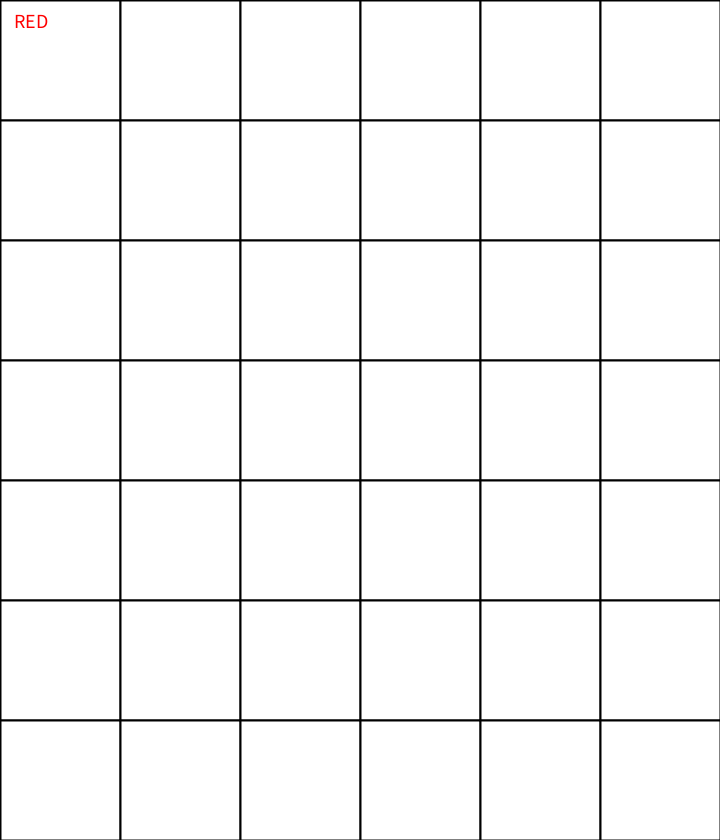
Frame 1 (no input)
Frame 60 (the mouse pressed at the canvas centre just before this capture): identical to frame 1, image omitted
Frame 120 (the mouse held since frame 60 and released just before this capture): identical to frame 1, image omitted

The Processing sketch that drew this single still picture (run headless with seeded random() and noise(); from frame 60 on, the mouse is pressed at the canvas centre):

// Processing sketch: connectFourBot
// ── connectFourBot.pde
//______________________________________________________________________________________________________________________________________________________
// # STUFF YOU CAN CHANGE

int difficulty = 12; //4-13, bot difficulty (only for 1 player, less than 4 literally it can't play, 13 may take a while)
int players = 1;
int cols = 6, rows = 7;
//______________________________________________________________________________________________________________________________________________________

int borderX;
int borderY;
int lx;
int ly;
int p;
int x1V, x2V, y1V, y2V;
int freeSpots;
boolean redWins = false;
boolean yellowWins = false;
boolean loading = false;
boolean clickable = true;
int botX = -1, botY = -1;
int count1 = 0;
int count2 = 0;
boolean gameAlive = true;
String[][] grid0 = new String[cols][rows];

void setup() {
  size(720, 840);
  lx = width/cols;
  ly = height/rows;
  borderX = lx/8;
  borderY = ly/8;
  p = 1;
  freeSpots = cols*rows;
  for (int i = 0; i < cols; i++) {
    for (int j = 0; j < rows; j++) {
      grid0[i][j]=" ";
    }
  }
}


int dx = -1;
int dy = -1;

int maxi(int max, int min, int depth, String[][] grid1) {
  if (depth==0) return evaluate(grid1);
  for (int i = 0; i < cols; i++) {
    for (int j = rows-1; j >= 0; j--) {
      if (j+1<rows&&grid1[i][j+1]==" ") break;
      if (grid1[i][j]==" ") {
        grid1[i][j]="2";
        int score = mini(max, min, depth - 1, grid1);
        if (score >= min) {
          grid1[i][j]=" ";

          return min;
        }
        if (score > max) {
          max = score;
          if (depth==difficulty) {
            dx = i;
            dy = j;
          }
        }
        grid1[i][j]=" ";
      }
    }
  }
  return max;
}

int mini(int max, int min, int depth, String[][] grid1) {
  if (depth==0) return evaluate(grid1);
  for (int i = 0; i < cols; i++) {
    for (int  j = rows-1; j >= 0; j--) {
      if (j+1<rows&&grid1[i][j+1]==" ") break;
      if (grid1[i][j]==" ") {
        grid1[i][j]="1";
        int score = maxi(max, min, depth - 1, grid1);
        if (score <= max) {
          grid1[i][j]=" ";
          return max;
        }
        if (score < min) {
          min = score;
        }
        grid1[i][j]=" ";
      }
    }
  }
  return min;
}

int evaluate(String[][] grid1) {
  int out = 0;
  for (int i = 0; i < cols; i++) {
    for (int j = 0; j < rows; j++) {
      if (grid1[i][j]=="1") {
        for (int k = 1; k < 4; k++) {
          if (j+k<rows) {
            if (grid1[i][j+k]!="1") {
              out-=k; 
              break;
            } else if (k==3) {
              out-=500;
            }
          } else break;
        }
        for (int k = 1; k < 4; k++) {
          if (i+k<cols) {
            if (grid1[i+k][j]!="1") {
              out-=k; 
              break;
            } else if (k==3) {
              out-=500;
            }
          } else break;
        }
        for (int k=1; k < 4; k++) {
          if (i+k<cols&&j+k<rows) {
            if (grid1[i+k][j+k]!="1") {
              out-=k; 
              break;
            } else if (k==3) {
              out-=500;
            }
          } else break;
        }
        for (int k=1; k < 4; k++) {
          if (i+k<cols&&j-k>=0) {
            if (grid1[i+k][j-k]!="1") {
              out-=k; 
              break;
            } else if (k==3) {
              out-=500;
            }
          } else break;
        }
      }
    }
  }
  for (int i = 0; i < cols; i++) {
    for (int j = 0; j < rows; j++) {
      if (grid1[i][j]=="2") {
        for (int k = 1; k < 4; k++) {
          if (j+k<rows) {
            if (grid1[i][j+k]!="2") {
              out+=k; 
              break;
            } else if (k==3) {
              out+=450;
            }
          } else break;
        }
        for (int k = 1; k < 4; k++) {
          if (i+k<cols) {
            if (grid1[i+k][j]!="2") {
              out+=k; 
              break;
            } else if (k==3) {
              out+=450;
            }
          } else break;
        }
        for (int k=1; k < 4; k++) {
          if (i+k<cols&&j+k<rows) {
            if (grid1[i+k][j+k]!="2") {
              out+=k; 
              break;
            } else if (k==3) {
              out+=450;
            }
          } else break;
        }
        for (int k=1; k < 4; k++) {
          if (i+k<cols&&j-k>=0) {
            if (grid1[i+k][j-k]!="2") {
              out+=k; 
              break;
            } else if (k==3) {
              out+=450;
            }
          } else break;
        }
      }
    }
  }
  return out;
}

boolean redWinCheck() {
  for (int i = 0; i < cols; i++) {
    for (int j = 0; j < rows; j++) {
      if (grid0[i][j]=="1") {
        for (int k = 1; k < 4; k++) {
          if (j+k<rows) {
            if (grid0[i][j+k]!="1") break;
            else if (k==3) {
              x1V=i; 
              x2V=i; 
              y1V=j; 
              y2V=j+3; 
              return true;
            }
          } else break;
        }
        for (int k = 1; k < 4; k++) {
          if (i+k<cols) {
            if (grid0[i+k][j]!="1") break;
            else if (k==3) {
              x1V=i; 
              x2V=i+3; 
              y1V=j; 
              y2V=j; 
              return true;
            }
          } else break;
        }
        for (int k=1; k < 4; k++) {
          if (i+k<cols&&j+k<rows) {
            if (grid0[i+k][j+k]!="1") break;
            else if (k==3) {
              x1V=i; 
              x2V=i+3; 
              y1V=j; 
              y2V=j+3; 
              return true;
            }
          } else break;
        }
        for (int k=1; k < 4; k++) {
          if (i+k<cols&&j-k>=0) {
            if (grid0[i+k][j-k]!="1") break;
            else if (k==3) {
              x1V=i; 
              x2V=i+3; 
              y1V=j; 
              y2V=j-3; 
              return true;
            }
          } else break;
        }
      }
    }
  }
  return false;
}

boolean yellowWinCheck() {
  for (int i = 0; i < cols; i++) {
    for (int j = 0; j < rows; j++) {
      if (grid0[i][j]=="2") {
        for (int k = 1; k < 4; k++) {
          if (j+k<rows) {
            if (grid0[i][j+k]!="2") break;
            else if (k==3) {
              x1V=i; 
              x2V=i; 
              y1V=j; 
              y2V=j+3; 
              return true;
            }
          } else break;
        }
        for (int k = 1; k < 4; k++) {
          if (i+k<cols) {
            if (grid0[i+k][j]!="2") break;
            else if (k==3) {
              x1V=i; 
              x2V=i+3; 
              y1V=j; 
              y2V=j; 
              return true;
            }
          } else break;
        }
        for (int k=1; k < 4; k++) {
          if (i+k<cols&&j+k<rows) {
            if (grid0[i+k][j+k]!="2") break;
            else if (k==3) {
              x1V=i; 
              x2V=i+3; 
              y1V=j; 
              y2V=j+3; 
              return true;
            }
          } else break;
        }
        for (int k=1; k < 4; k++) {
          if (i+k<cols&&j-k>=0) {
            if (grid0[i+k][j-k]!="2") break;
            else if (k==3) {
              x1V=i; 
              x2V=i+3; 
              y1V=j; 
              y2V=j-3; 
              return true;
            }
          } else break;
        }
      }
    }
  }
  return false;
}

void minimax(int depth, String[][] grid1) {
  if (freeSpots<depth) depth = freeSpots;
  int f = maxi(-1000000, 1000000, depth, grid1);
  grid0[dx][dy]="2";
  botX=dx;
  botY=dy;
  freeSpots--;
  p=1;
  if (yellowWinCheck()) {
    yellowWins = true;
  }
}

void draw() {
  if (gameAlive) {
    for (int i = 0; i < cols; i++) {
      for (int j = 0; j < rows; j++) {
        fill(255);
        strokeWeight(2);
        if (i==botX&&j==botY) fill(135, 206, 250);
        rect(i*lx, j*ly, lx, ly); 
        if (grid0[i][j]=="1") {
          strokeWeight(1);
          fill(255, 0, 0);
          ellipse(i*lx+lx/2, j*ly+ly/2, lx-borderX, ly-borderY);
        } else if (grid0[i][j]=="2") {
          strokeWeight(1);
          fill(255, 255, 0);
          ellipse(i*lx+lx/2, j*ly+ly/2, lx-borderX, ly-borderY);
        }
      }
    }
    if (p==1) {
      textSize(20);
      fill(255, 0, 0);
      textAlign(LEFT);
      text("RED", width/50, height/30);
    } else {
      textSize(20);
      fill(240, 200, 80);
      textAlign(LEFT);
      text("YELLOW", width/50, height/30);
    }
    if (redWins) {
      strokeWeight(4);
      stroke(127, 255, 0);
      line(x1V*lx+lx/2, y1V*ly+ly/2, x2V*lx+lx/2, y2V*ly+ly/2);
      fill(255, 127, 80);
      textSize(100);
      textAlign(CENTER);
      text("RED WINS", width/2, height/2);
      gameAlive = false;
    } else if (yellowWins) {
      strokeWeight(4);
      stroke(127, 255, 0);
      line(x1V*lx+lx/2, y1V*ly+ly/2, x2V*lx+lx/2, y2V*ly+ly/2);
      fill(255, 127, 80);
      textSize(100);
      textAlign(CENTER);
      text("YELLOW WINS", width/2, height/2);
      gameAlive = false;
    }
    if (loading) {
      textSize(70);
      textAlign(CENTER);
      fill(255, 127, 80);
      text("LOADING...", width/2, height/2);
    }
  }
  if (players == 1) {
    if (p==2)
      count1++;
    if (count1>60) { 
      count1=0;
      int depth = difficulty; 
      String[][] grid1 = new String[cols][rows];
      for (int i = 0; i < cols; i++) {
        for (int j = 0; j < rows; j++) {
          grid1[i][j]= grid0[i][j];
        }
      }
      minimax(depth, grid1);
      loading = false;
    }
  }
  if (p == 1) {
    count2++;
    if (count2==10) {
      clickable = true; 
      count2 = 0;
    }
  }
}

int col = -1;

void mouseClicked() {
  if (gameAlive) {
    if (p == 1&&clickable) {
      if (players == 1) clickable = false;
      col = mouseX/lx;
      for (int i = rows-1; i >= 0; i--) {
        if (grid0[col][i]==" ") {
          grid0[col][i]="1";
          p=2;
          break;
        }
      }
      if (redWinCheck()) {
        redWins = true;
      }
      freeSpots--;
      if (players == 1) loading = true;
    } else if (p == 2) {
      if (players == 2) {
        col = mouseX/lx;
        for (int i = rows-1; i >= 0; i--) {
          if (grid0[col][i]==" ") {
            grid0[col][i]="2";
            p=1;
            break;
          }
        }
        if (yellowWinCheck()) {
          yellowWins = true;
        }
      }
    }
  }
}
